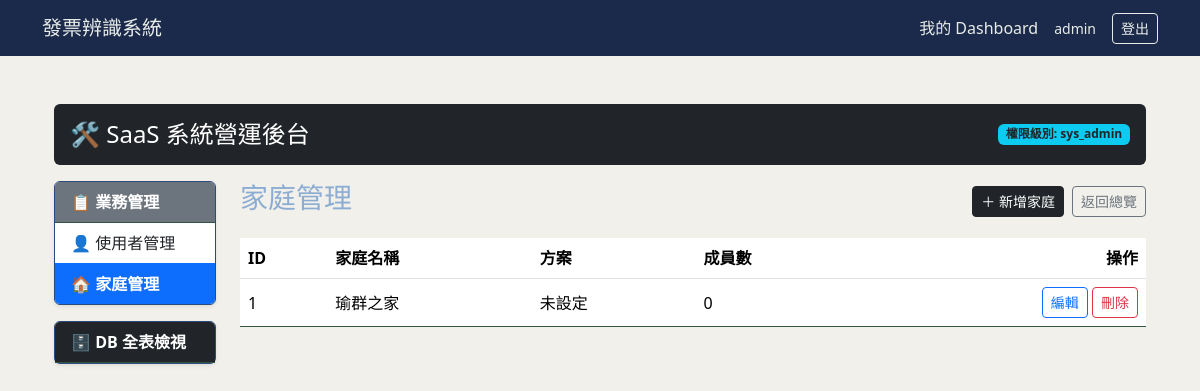
/admin/families (signed in), run on the app's committed database.
### database/models/user.py (models this page shows)
class User(UserMixin, db.Model):
    __tablename__ = 'users'
    id: Mapped[int] = mapped_column(Integer, primary_key=True)
    username: Mapped[str] = mapped_column(String(100), unique=True, nullable=False)
    email: Mapped[str] = mapped_column(String(120), unique=True, nullable=False)
    password_hash: Mapped[str] = mapped_column(String(200), nullable=True)
    google_id: Mapped[str] = mapped_column(String(100), unique=True, nullable=True)
    avatar: Mapped[str] = mapped_column(String(255), nullable=True)
    google_credentials: Mapped[str] = mapped_column(String(2000), nullable=True)
    target_sheet_id: Mapped[str] = mapped_column(String(100), nullable=True)
    invoices: Mapped[list["InvoiceRecord"]] = relationship("InvoiceRecord", backref="owner", lazy=True)
    roles: Mapped[list["Role"]] = relationship("Role", secondary=user_roles, back_populates="users")

### database/models/family/family.py (models this page shows, shortened)
class Family(db.Model, TimestampMixin):
    __tablename__ = 'families'
    id = db.Column(db.Integer, primary_key=True)
    name = db.Column(db.String(100), nullable=False)               # e.g. "許家記帳本"
    owner_user_id = db.Column(db.Integer, db.ForeignKey("users.id"), nullable=False)
    plan_id = db.Column(db.Integer, db.ForeignKey("plans.id"), nullable=True)
    plan = db.relationship("Plan", back_populates="families")
    members = db.relationship("FamilyMember", back_populates="family", cascade="all, delete-orphan")

### routes/admin_bp.py (the view)
@admin_bp.route("/families")
@admin_required
def admin_families():
    families = Family.query.order_by(Family.id.asc()).all()
    table_names = inspect(db.engine).get_table_names()   # 補這行
    return render_template("dashboard/admin/families.html", families=families, table_names=table_names)

### core/login.py (called while the page is built)
@login_manager.user_loader
def load_user(user_id: str):
    return User.query.get(int(user_id))

### templates/dashboard/admin/families.html (shortened to what this page needs)
{% extends "base.html" %}
{% block content %}
<div class="container-fluid py-4">
	<div class="row mb-3">
		{% include "dashboard/admin/_header.html" %}
	</div>
    <div class="row">
        {% include "dashboard/admin/_sidebar.html" %}
        <div class="col-md-9 col-lg-10">
            <div class="d-flex justify-content-between align-items-center mb-3">
                <h3>家庭管理</h3>
                <div class="d-flex gap-2">
                    <a href="{{ url_for('admin.admin_create_family') }}" class="btn btn-dark btn-sm">＋ 新增家庭</a>
                    <a href="{{ url_for('admin.admin_index') }}" class="btn btn-outline-secondary btn-sm">返回總覽</a>
                </div>
            </div>
            <table class="table table-hover align-middle">
                <thead>
                    <tr>
                        <th>ID</th>
                        <th>家庭名稱</th>
                        <th>方案</th>
                        <th>成員數</th>
                        <th class="text-end">操作</th>
                    </tr>
                </thead>
                <tbody>
                    {% for family in families %}
                    <tr>
                        <td>{{ family.id }}</td>
                        <td>{{ family.name }}</td>
                        <td>{{ family.plan.name if family.plan else "未設定" }}</td>
                        <td>{{ family.members|length }}</td>
                        <td class="text-end">
                            <a href="{{ url_for('admin.admin_edit_family', family_id=family.id) }}" class="btn btn-outline-primary btn-sm">編輯</a>
                            <form method="POST" action="{{ url_for('admin.admin_delete_family', family_id=family.id) }}"
                                onsubmit="return confirm('確定要刪除家庭「{{ family.name }}」嗎？將一併刪除所有成員關聯，此動作無法復原。');" class="d-inline">
                                <button type="submit" class="btn btn-outline-danger btn-sm">刪除</button>
                            </form>
                        </td>
                    </tr>
                    {% endfor %}
                </tbody>
            </table>
        </div>
    </div>
</div>
{% endblock %}

### templates/base.html (shortened to what this page needs)
<!DOCTYPE html>
<html lang="zh-TW">
<head>
    <link href="https://cdn.jsdelivr.net/npm/bootstrap@5.3.2/dist/css/bootstrap.min.css" rel="stylesheet">
    <link rel="stylesheet" href="{{ url_for('static', filename='css/style.css') }}">
</head>
<body>
    <nav class="navbar">
        <div class="container">
            <a class="navbar-brand" href="{{ url_for('upload_view') }}">發票辨識系統</a>
            <div class="d-flex align-items-center gap-3">
                {% if current_user.is_authenticated %}
                    <a class="text-decoration-none" href="{{ url_for('dashboard.index') }}">
                        {% if current_user.is_admin %}管理後台{% else %}我的 Dashboard{% endif %}
                    </a>
                    <span class="small">{{ current_user.username }}</span>
                    <a class="btn btn-outline-light btn-sm" href="{{ url_for('auth.logout') }}">登出</a>
                {% else %}
                    <a class="btn btn-outline-light btn-sm" href="{{ url_for('auth.login') }}">登入</a>
                {% endif %}
            </div>
        </div>
    </nav>
    <main class="container py-4">
        {% block content %}{% endblock %}
    </main>
</body>
</html>

### static/css/style.css (style rules this page uses)
body { background-color: #F2F0EB; color: #8CADD3; }
.navbar { background-color: #1B2A4A; }
.navbar .navbar-brand, .navbar a, .navbar span { color: #E8ECE9; }
.navbar .btn-outline-light { color: #E8ECE9; border-color: #E8ECE9; }
.table { color: #e5e7eb; }
.table thead { background-color: #0f2a1a; }
.table tbody tr { border-bottom-color: #335541; }

### data on the page
User: username "admin"
Family: id "1", name "瑜群之家", plan "未設定", members|length "0"
